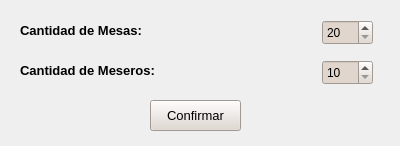
<?xml version="1.0" encoding="UTF-8"?>
<ui version="4.0">
 <class>StartupForm</class>
 <widget class="QWidget" name="StartupForm">
  <property name="geometry">
   <rect>
    <x>0</x>
    <y>0</y>
    <width>400</width>
    <height>146</height>
   </rect>
  </property>
  <property name="windowTitle">
   <string>Startup</string>
  </property>
  <property name="windowIcon">
   <iconset resource="Images.qrc">
    <normaloff>:/img/Images/Settings.png</normaloff>:/img/Images/Settings.png</iconset>
  </property>
  <widget class="QLabel" name="label_0">
   <property name="geometry">
    <rect>
     <x>20</x>
     <y>20</y>
     <width>151</width>
     <height>21</height>
    </rect>
   </property>
   <property name="font">
    <font>
     <pointsize>10</pointsize>
     <weight>75</weight>
     <bold>true</bold>
    </font>
   </property>
   <property name="text">
    <string>Cantidad de Mesas:</string>
   </property>
  </widget>
  <widget class="QPushButton" name="pushButton_Conf">
   <property name="geometry">
    <rect>
     <x>150</x>
     <y>100</y>
     <width>91</width>
     <height>31</height>
    </rect>
   </property>
   <property name="font">
    <font>
     <pointsize>10</pointsize>
    </font>
   </property>
   <property name="styleSheet">
    <string notr="true">background: rgb(224,214,206);</string>
   </property>
   <property name="text">
    <string>Confirmar</string>
   </property>
  </widget>
  <widget class="QLabel" name="label_1">
   <property name="geometry">
    <rect>
     <x>20</x>
     <y>60</y>
     <width>151</width>
     <height>21</height>
    </rect>
   </property>
   <property name="font">
    <font>
     <pointsize>10</pointsize>
     <weight>75</weight>
     <bold>true</bold>
    </font>
   </property>
   <property name="text">
    <string>Cantidad de Meseros:</string>
   </property>
  </widget>
  <widget class="QSpinBox" name="spinBox_0">
   <property name="geometry">
    <rect>
     <x>322</x>
     <y>20</y>
     <width>51</width>
     <height>25</height>
    </rect>
   </property>
   <property name="styleSheet">
    <string notr="true">background-color: rgb(224, 214, 206);</string>
   </property>
   <property name="specialValueText">
    <string>20</string>
   </property>
   <property name="minimum">
    <number>0</number>
   </property>
   <property name="maximum">
    <number>20</number>
   </property>
  </widget>
  <widget class="QSpinBox" name="spinBox_1">
   <property name="geometry">
    <rect>
     <x>322</x>
     <y>60</y>
     <width>51</width>
     <height>25</height>
    </rect>
   </property>
   <property name="styleSheet">
    <string notr="true">background-color: rgb(224, 214, 206);</string>
   </property>
   <property name="specialValueText">
    <string>10</string>
   </property>
   <property name="minimum">
    <number>0</number>
   </property>
   <property name="maximum">
    <number>20</number>
   </property>
  </widget>
 </widget>
 <resources>
  <include location="Images.qrc"/>
 </resources>
 <connections/>
</ui>
